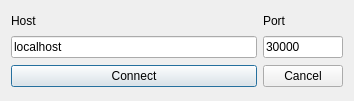
<?xml version="1.0" encoding="UTF-8"?>
<ui version="4.0">
 <class>HostSelectorClass</class>
 <widget class="QDialog" name="HostSelectorClass">
  <property name="geometry">
   <rect>
    <x>0</x>
    <y>0</y>
    <width>354</width>
    <height>101</height>
   </rect>
  </property>
  <property name="sizePolicy">
   <sizepolicy hsizetype="Fixed" vsizetype="Fixed">
    <horstretch>0</horstretch>
    <verstretch>0</verstretch>
   </sizepolicy>
  </property>
  <property name="maximumSize">
   <size>
    <width>16777215</width>
    <height>101</height>
   </size>
  </property>
  <property name="windowTitle">
   <string>Select host</string>
  </property>
  <property name="sizeGripEnabled">
   <bool>false</bool>
  </property>
  <property name="modal">
   <bool>true</bool>
  </property>
  <layout class="QGridLayout" name="gridLayout" rowstretch="0,0,0" columnstretch="0,4,1">
   <item row="0" column="1">
    <widget class="QLabel" name="label">
     <property name="maximumSize">
      <size>
       <width>167772</width>
       <height>17</height>
      </size>
     </property>
     <property name="text">
      <string>Host</string>
     </property>
    </widget>
   </item>
   <item row="0" column="2">
    <widget class="QLabel" name="label_2">
     <property name="maximumSize">
      <size>
       <width>16777215</width>
       <height>17</height>
      </size>
     </property>
     <property name="text">
      <string>Port</string>
     </property>
    </widget>
   </item>
   <item row="2" column="1">
    <widget class="QPushButton" name="btnConnect">
     <property name="text">
      <string>Connect</string>
     </property>
     <property name="default">
      <bool>true</bool>
     </property>
    </widget>
   </item>
   <item row="2" column="2">
    <widget class="QPushButton" name="btnCancel">
     <property name="text">
      <string>Cancel</string>
     </property>
    </widget>
   </item>
   <item row="1" column="1">
    <widget class="QLineEdit" name="editHost">
     <property name="text">
      <string>localhost</string>
     </property>
    </widget>
   </item>
   <item row="1" column="2">
    <widget class="QLineEdit" name="editPort">
     <property name="text">
      <string>30000</string>
     </property>
    </widget>
   </item>
  </layout>
 </widget>
 <layoutdefault spacing="6" margin="11"/>
 <resources/>
 <connections/>
</ui>
